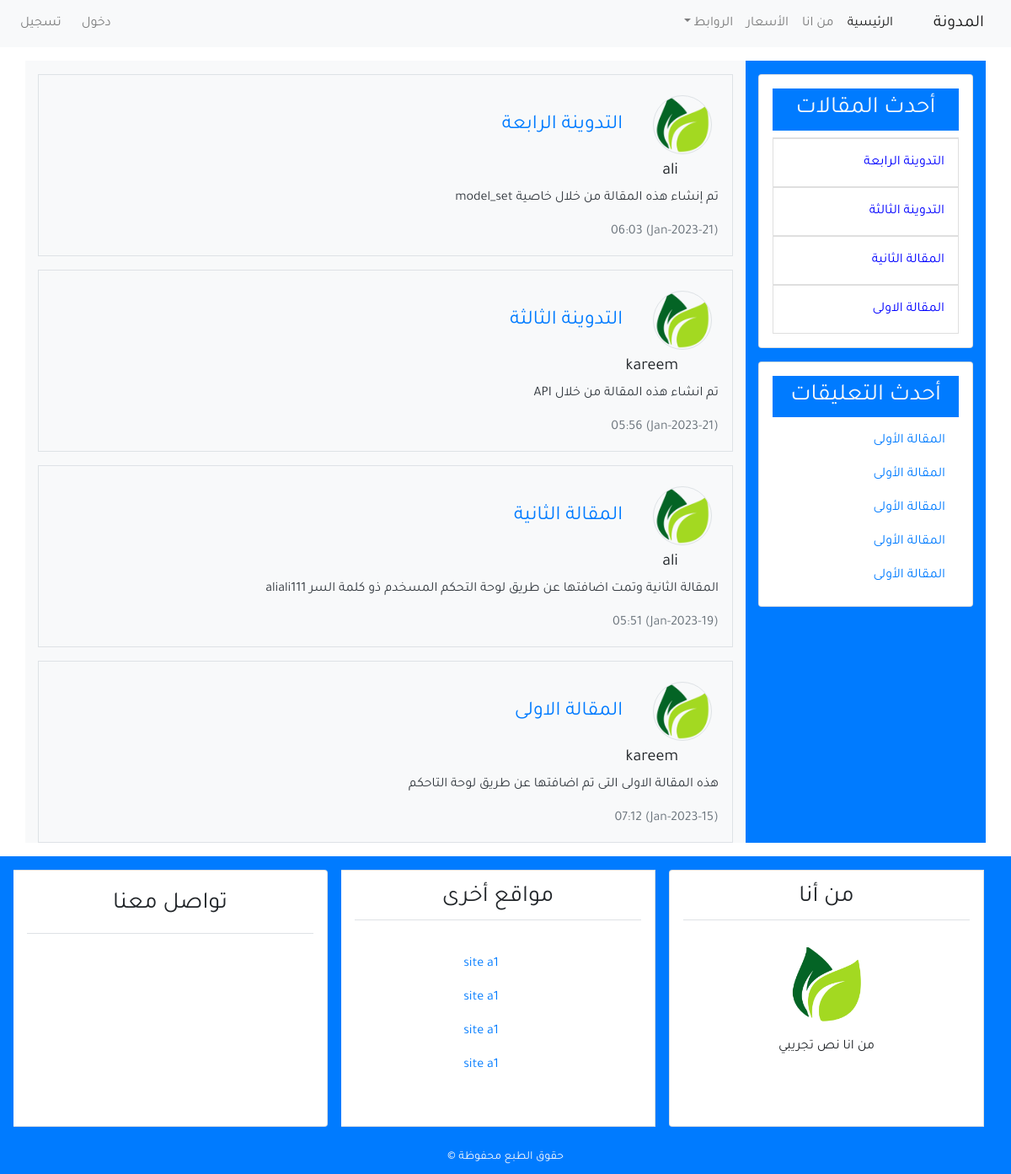
The page / on the database its author committed.
### blog/models.py (models this page shows, shortened)
class Post(models.Model):
    title=models.CharField(max_length=108)
    content = models.TextField()
    post_date = models.DateTimeField(default=timezone.now)
    post_update = models.DateTimeField(auto_now=True)
    author = models.ForeignKey(User,on_delete=models.CASCADE)
    class Meta():
        ordering = ["-post_date"]

### blog/views.py (the view)
# urls.py: path('',views.home , name='home'),
def home(req):
    post=Post()
    context ={
         'title':'Main Page',
         'posts':Post.objects.all()
         }
    return render(req , 'blog/index.html',context)

### templates/blog/index.html
    {% extends 'basic.html' %}
    {% load static %}
    {%block 'content'%}
    {% for post in posts %}
        <div class="border text-right p-3 mt-3">
            <img  class='border m-2 img-fluid rounded-circle' style="display:inline" src="{% static 'blog/images/logo.png' %}" alt="user" width="70px">
            <a href='#' class='text-decoration-none'><h4 class="text-primary mr-4" style="display:inline">{{post.title}}</h4></a>
            <h5 class="mr-5" >{{post.author}}</h5>
            <p class="text-dark">{{post.content}}</p>
            <span class="text-secondary">{{post.post_date |date:"(j-M-Y) H:i"}}</span>
        </div>
    {% endfor %}
    {% endblock 'content' %}

### templates/basic.html (shortened to what this page needs)
{% load static %}
<!DOCTYPE html>
<html lang="ar">
<head>
    <link rel="stylesheet" href={% static 'blog/css/bootstrap.min.css' %}>
    <link rel="stylesheet" href={% static 'blog/css/main.css' %}>
</head>
<body>
{% include   'parts/navBar.html' %}
<section>
    <div class="container mt-3 mb-3">
    <div class="row">
        <div class="col-md-3 bg-primary pt-3">
            {% include 'parts/sideBar.html' %}
        </div>
        <div class="col-md-9 bg-light text-center">
            {% block 'content' %}{% endblock 'content' %}
        </div>
    </div>
    </div>
</section>
{% include 'parts/footer.html' %}
</body>
</html>

### templates/parts/navBar.html (shortened to what this page needs)
{% load static %}
<!DOCTYPE html>
<html lang="ar">
<head>
    <link rel="stylesheet" href={% static 'blog/css/bootstrap.min.css' %}>
    <link rel="stylesheet" href={% static 'blog/css/nav.css' %}>
</head>
<nav class="navbar navbar-expand-lg navbar-light bg-light "> <a class="navbar-brand" href="#">المدونة</a>
    <div class="collapse navbar-collapse" id="navbarNavDropdown">
        <ul class="navbar-nav ">
            <li class="nav-item active "> <a class="nav-link" href="{% url 'home' %}">الرئيسية <span class="sr-only">(current)</span></a>
            </li>
            <li class="nav-item"> <a class="nav-link" href="{% url 'about' %}">من انا</a> </li>
            <li class="nav-item"> <a class="nav-link" href="#">الأسعار</a> </li>
            <li class="nav-item dropdown"> <a class="nav-link dropdown-toggle" href="#" role="button"
                    data-toggle="dropdown" aria-expanded="false"> الروابط </a>
            </li>
        </ul>
        <ul class="navbar-nav mr-auto">
            <li class="nav-item mr-2"><a href="#" class="nav-link">دخول</a></li>
            <li class="nav-item mr-2"><a href="#" class="nav-link">تسجيل</a></li>
        </ul>
    </div>
</nav>

### templates/parts/sideBar.html (shortened to what this page needs)
{% load static %}
<!DOCTYPE html>
<html lang="ar">
<head>
    <link rel="stylesheet" href={% static 'blog/css/bootstrap.min.css' %}>
    <link rel="stylesheet" href={% static 'blog/css/side.css' %}>
</head>
<div >
    <div class="card mb-3 text-center p-3">
            <h3 class="p-2 bg-primary text-center text-light">أحدث المقالات</h3>
        {% include 'blog/latest_posts.html' %}
    </div>
    <div class="card mb-3 text-center p-3">
        <h3 class="p-2 bg-primary text-center text-light">أحدث التعليقات</h3>
        <li ><a class="text-right nav-link">المقالة الأولى</a></li>
        <li ><a class="text-right nav-link">المقالة الأولى</a></li>
        <li ><a class="text-right nav-link">المقالة الأولى</a></li>
        <li ><a class="text-right nav-link">المقالة الأولى</a></li>
        <li ><a class="text-right nav-link">المقالة الأولى</a></li>
    </div>
</div>

### templates/blog/latest_posts.html
<ul class="list-group list-group-flush pr-0">
{%for post in posts %}
<a class="text-decoration-none"><li class="p-3 text-right list-group-item">
    {{post.title}}
</li></a>
{% endfor %}
</ul>

### templates/parts/footer.html (shortened to what this page needs)
{% load static %}
<!DOCTYPE html>
<html lang="ar">
<head>
    <link rel="stylesheet" href={% static 'blog/css/bootstrap.min.css' %}>
    <link rel="stylesheet" href={% static 'blog/css/side.css' %}>
</head>
<footer>
    <div class="container-fluid">
        <div class="row">
            <div class="col-md bg-primary p-3">
                <div class="card-group">
                <div class="card mr-3 text-center p-3">
                    <div class="card-title border-bottom">
                        <h3>
                            من أنا
                        </h3>
                    </div>
                    <div class="card-body text-center">
                        <img src="{% static 'blog/images/logo.png' %}" alt="شعار المدونة" width="90px" class="mb-3">
                        <p>من انا نص تجريبي</p>
                    </div>
                </div>
                <div class="card mr-3 text-center p-3">
                    <div class="card-title border-bottom">
                        <h3>
                            مواقع أخرى
                        </h3>
                    </div>
                    <div class="card-body text-center">
                       <ul class="text-center">
                        <li class="nav-link"><a href="#">site a1</a></li>
                        <li class="nav-link"><a href="#">site a1</a></li>
                        <li class="nav-link"><a href="#">site a1</a></li>
                        <li class="nav-link"><a href="#">site a1</a></li>
                       </ul>
                    </div>
                </div>
                <div class="card mr-3 text-center p-3">
                    <div class="card-title border-bottom ">
                        <h3 class="p-2">
                            تواصل معنا
                        </h3>
                    </div>
                    <div class="card-body text-center">
                        <a href="#"></a>
                        <a href="#"></a>
                        <a href="#"></a>
                        <a href="#"></a>
                        <a href="#"></a>
                    </div>
                </div>
                </div>
            </div>
        </div>
        <div class="row ">
            <div class="col-md bg-primary text-center p-2">
                <small class="text-light">
                    حقوق الطبع محفوظة &copy;
                </small>
            </div>
        </div>
    </div>
</footer>

### blog/static/blog/css/main.css (style rules this page uses)
Html , body { font-family: Tajawal, sans-serif, Tahoma, Times, serif; direction: rtl; text-align: right; }
li { color:blue; text-align:center; }

### blog/static/blog/css/nav.css (style rules this page uses)
Html , body { font-family: Tajawal, sans-serif, Tahoma, Times, serif; direction: rtl; text-align: right; }

### blog/static/blog/css/side.css (style rules this page uses)
Html , body { font-family: Tajawal, sans-serif, Tahoma, Times, serif; direction: rtl; text-align: right; }
li { list-style: none; cursor: pointer; }

### rows shown on the page
Post: title "التدوينة الرابعة", author "ali", content "تم إنشاء هذه المقالة من خلال خاصية model_set", post_date "(21-Jan-2023) 06:03"
Post: title "التدوينة الثالثة", author "kareem", content "تم انشاء هذه المقالة من خلال API", post_date "(21-Jan-2023) 05:56"
Post: title "المقالة الثانية", author "ali", content "المقالة الثانية وتمت اضافتها عن طريق لوحة التحكم المسخدم ذو كلمة السر aliali111", post_date "(19-Jan-2023) 05:51"
Post: title "المقالة الاولى", author "kareem", content "هذه المقالة الاولى التى تم اضافتها عن طريق لوحة التاحكم", post_date "(15-Jan-2023) 07:12"
